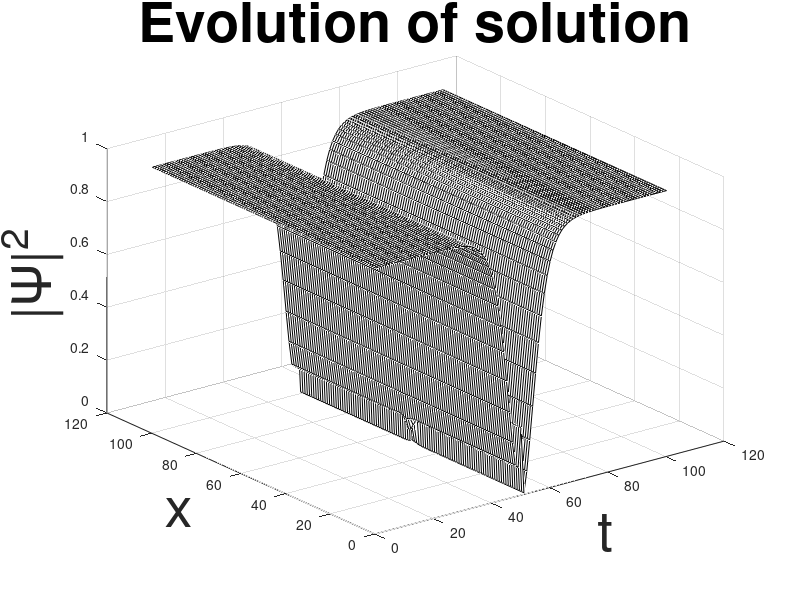
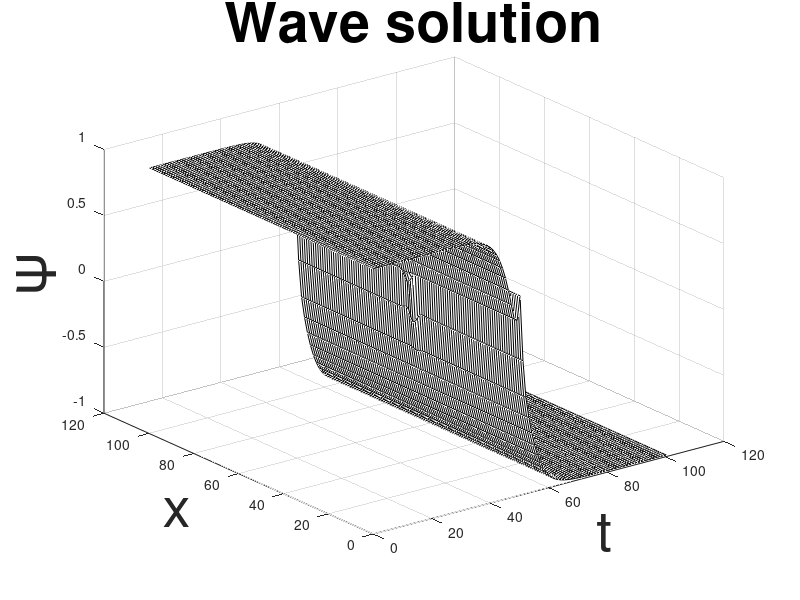
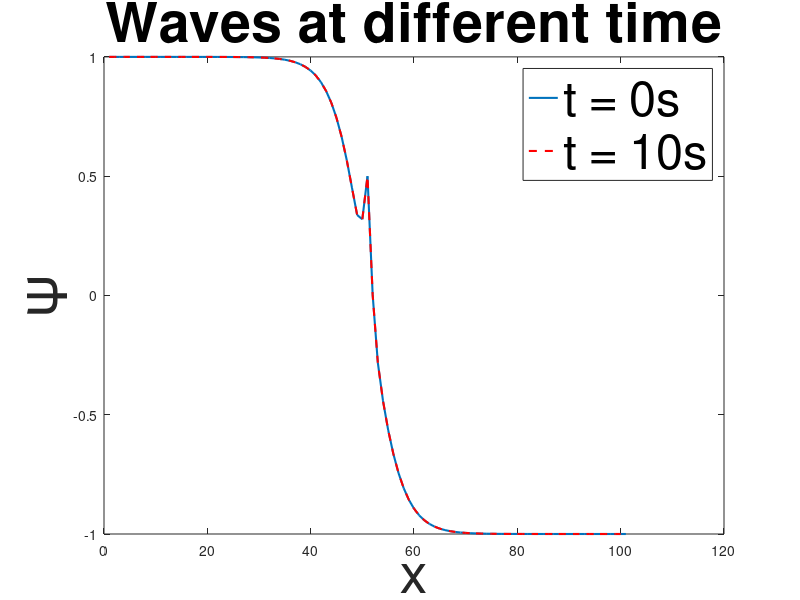

The MATLAB script that drew these images, in order:
function INNLSE_f2
%------------------------
%constants:
dt = 2;
beta = 1.5;
C_1 = 1;
C_2 = 1;
C_3 = 1;
C_4 = 3;
C_5 = 2;
C_6 = 5;
M = 1;
im = sqrt(-1);
%------------------------
%linspace for time and space:
t = linspace(-10,10,101);
x = linspace(-10,10,101);
%------------------------
%coefficients:
A1 = 0.5*tanh(0.8*x);
B1 = 0.5*sech(9*x);
%calclulating coefficient:
xi = C_6*t+C_3;
eta = C_4*t+C_1;
%i for time, j for space:

for i  = 1:101
    for j = 1:101
        psi(i,j) = -A1(j)*dt+M*beta*B1(j)/(dt^2-1)...
            *(dt*cosh(xi(i))+cos(eta(i)))...
            /(cosh(xi(i)) + dt*cos(eta(i))) + ...
            im*B1(j)*beta*sin(eta(i))/...
            (cosh(xi(i))+dt*cos(eta(i)));
%------------------------
%real and imaginary parts:
    psi_r = real(psi);
    psi_i = imag(psi);
%solution evolution:
    psi_se(i,j) = psi(i,j)*conj(psi(i,j));

    end
end
figure;
surf(psi_se,'FaceColor',[1 1 1]);
title('Evolution of solution','FontSize',40)
xlabel('t','FontSize',40);
ylabel('x','FontSize',40);
zlabel('{|\Psi|}^2','FontSize',40);
figure;
surf(psi_r,'FaceColor',[1 1 1]);
title('Wave solution','Fontsize',40);
xlabel('t','FontSize',40);
ylabel('x','FontSize',40);
zlabel('\Psi','FontSize',40);


figure;
plot(psi_r(1,:),'Linewidth',1.5);
hold on
plot(psi_r(101,:),'r--','Linewidth',1.5);
xlabel('x','FontSize',40);
ylabel('\Psi','FontSize',40);
title('Waves at different time','FontSize',40);
h_l = legend('t = 0s','t = 10s');
set(h_l,'FontSize',35);



save('INNLSE_f2');
evalin('base','load INNLSE_f2');
end
 